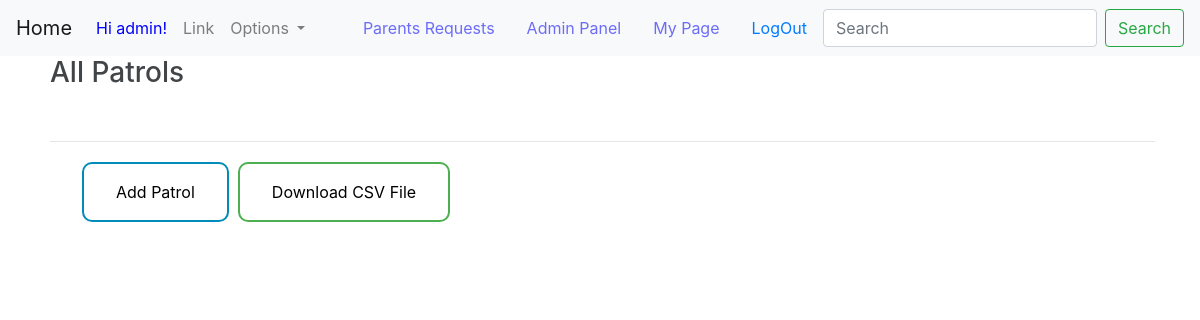
The page /patrols/PatrolManagement/ (signed in) on the database as committed earlier.
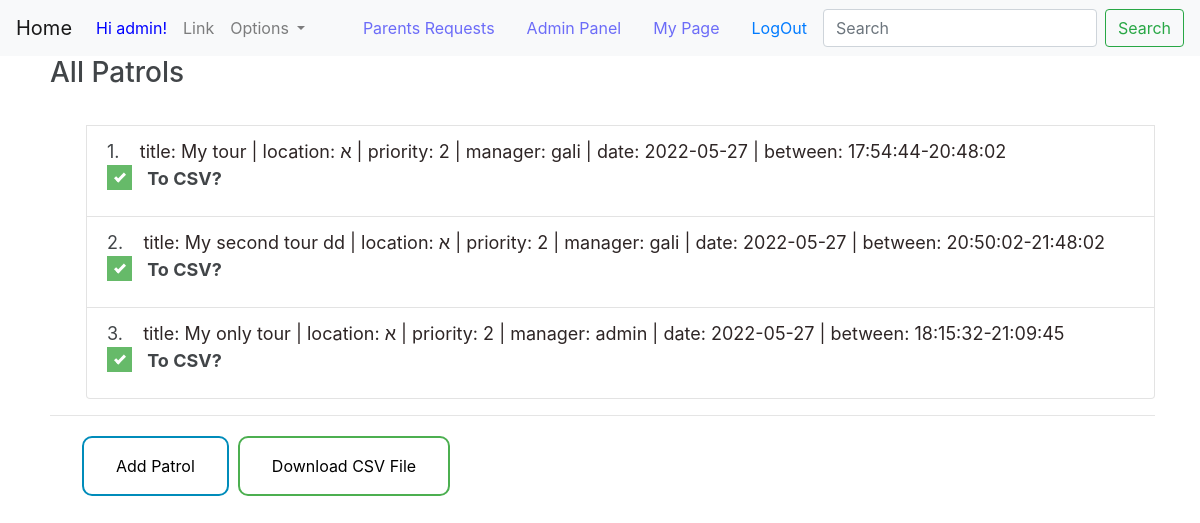
The same page on the database as committed later.
### Patrols/models.py (models this page shows, shortened)
class Patrol(models.Model):
    class PatrolStatus(models.TextChoices):
        CREATION = "Creation"
        ACTIVE = "Active"
        ARCHIVE = "Archive"
    manager = models.ForeignKey(User, on_delete=models.CASCADE, related_name='patrols', null=False)
    title = models.CharField('title', max_length=MEDIUM_STRING)
    patrol_status = models.CharField('patrol status', max_length=MIN_STRING, null=True, choices=PatrolStatus.choices,
                                     default=PatrolStatus.CREATION)
    description = models.TextField('summary', max_length=MAX_STRING, null=True, blank=True)
    time_created = models.DateTimeField('time created', default=current_time, null=False)
    time_updated_last = models.DateTimeField('last updated', default=current_time, null=False)
    location = models.CharField(max_length=MEDIUM_STRING, choices=get_locations(), default=default_neighborhoods[0])
    date = models.DateField('date', default=current_time, null=False)
    start_time = models.TimeField('start time', default=current_time, null=False)
    end_time = models.TimeField('end time', default=current_time() + timezone.timedelta(hours=3), null=False)
    priority = models.IntegerField('priority', default=MAX_PRIORITY, blank=True)
    participants_needed = models.IntegerField('participants needed', default=DEFAULT_PATROL_SIZE)
    reactions = models.ManyToManyField(User, related_name='reactions', blank=True)
    approved_reactions = models.ManyToManyField(User, related_name='approved_reactions', blank=True)
    users_participated = models.ManyToManyField(User, related_name='participants', blank=True)
    update_priority = models.BooleanField(default=False)
    def __str__(self):
        return f'title: {self.title} | location: {self.location} | priority: {self.priority} | ' \
               f'manager: {self.manager} | date: {self.date} | between: {self.start_time}-{self.end_time}'

### Patrols/views.py (the view, shortened to what this page needs)
# urls.py: path(r'PatrolManagement/', patrol_management, name='PatrolManagement'),
@user_passes_test(lambda u: u.is_authenticated and u.profile.is_patrol_manager, login_url='/', redirect_field_name=None)
def patrol_management(request):
    error = ''
    if request.user.is_superuser:
        patrols = [(number + 1, patrol) for number, patrol in enumerate(Patrol.objects.all())]
    else:
        patrols = [(number + 1, patrol) for number, patrol in enumerate(request.user.patrols.all())]
    context = {
        'patrols': patrols,
        'error': error
    }
    return render(request, 'Patrols/PatrolManagement.html', context)

### HomePage/templates/Patrols/PatrolManagement.html (shortened to what this page needs)
{% extends 'base.html' %}
{% block content %}
<!DOCTYPE html>
<html lang="en">
<head>
</head>
<body>
<form method="POST">
    <div class="patrol_list: ">
         <ul class="list-group" style="opacity:0.85;">
             {% if user.is_superuser %}
             <h3>All Patrols</h3><br>
             {% else %}
             <h3>My Patrols</h3><br>
             {% endif %}
             {% for number, patrol in patrols %}
                 <li class="list-group-item" style="margin-left:2em">{{ number }}.&nbsp;&nbsp;&nbsp;
                     <a href="{% url 'patrol_page' patrol.pk %}" style="color:#0A0000">{{ patrol }}</a>
                     <label class="container">
                         &nbsp;&nbsp;&nbsp; <b>To CSV?</b>&nbsp;&nbsp;
                         <span class="checkmark"></span>
                     </label>
             {% endfor %}
         </ul>
        <hr>
    </div>
        <a href="{% url 'CreatePatrol' %}" class="button button_blue" style="margin-left:2em">Add Patrol</a>
        <button type="submit" class="button button_green">Download CSV File</button>
</form>
</body>
</html>
{% endblock %}

Rows that differ between the two databases and show on the page:
added Patrol: id "1", title+location+priority "title: My tour | location: א | priority: 2 | manager: gali | date: 2022-05-27 | between: 17:54:44-20:48:02"
added Patrol: number "2", title+location+priority "title: My second tour dd | location: א | priority: 2 | manager: gali | date: 2022-05-27 | between: 20:50:02-21:48:02"
added Patrol: id "3", title+location+priority "title: My only tour | location: א | priority: 2 | manager: admin | date: 2022-05-27 | between: 18:15:32-21:09:45"
